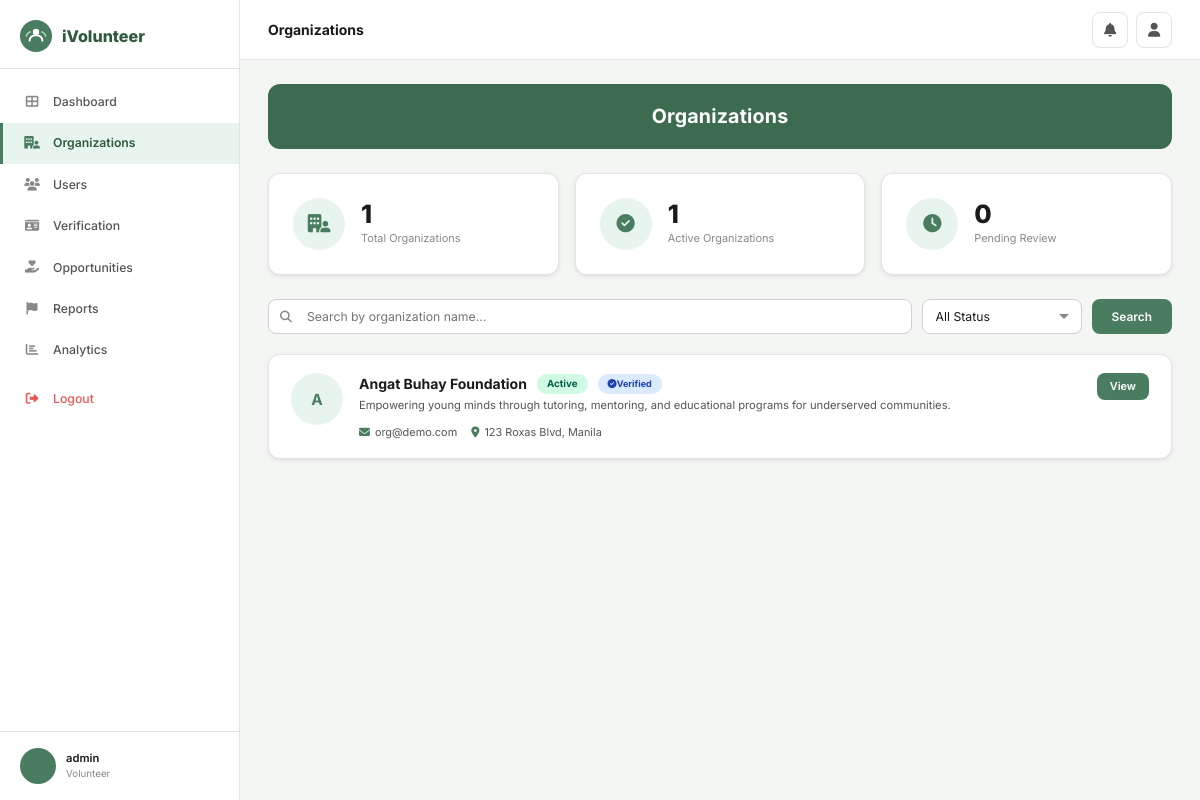
The page /admin-panel/organizations/ (signed in) on the database its author committed.
### core/models.py (models this page shows, shortened)
class User(AbstractUser):
    ROLE_CHOICES = [('volunteer','Volunteer'),('organization','Organization'),('admin','Admin')]
    STATUS_CHOICES = [('active','Active'),('pending','Pending'),('suspended','Suspended'),('inactive','Inactive')]
    role = models.CharField(max_length=20, choices=ROLE_CHOICES, default='volunteer')
    phone_number = models.CharField(max_length=20, blank=True)
    profile_picture = models.ImageField(upload_to='profile_pics/', blank=True, null=True)
    location = models.CharField(max_length=200, blank=True)
    status = models.CharField(max_length=20, choices=STATUS_CHOICES, default='active')
    is_verified = models.BooleanField(default=False)

class Organization(models.Model):
    ORG_TYPES = [('environmental','Environmental & Conservation'),('health','Health & Medical Support'),('education','Education & Youth Development'),('disaster','Disaster Relief & Humanitarian'),('community','Community & Social Welfare'),('animal','Animal Welfare'),('other','Other')]
    user = models.OneToOneField(User, on_delete=models.CASCADE, related_name='organization')
    name = models.CharField(max_length=200)
    org_type = models.CharField(max_length=30, choices=ORG_TYPES)
    description = models.TextField(blank=True)
    website = models.URLField(blank=True)
    address = models.CharField(max_length=300, blank=True)
    accreditation_doc = models.FileField(upload_to='accreditation/', blank=True, null=True)
    contact_person = models.CharField(max_length=100, blank=True)
    is_verified = models.BooleanField(default=False)
    total_events = models.PositiveIntegerField(default=0)
    total_volunteers = models.PositiveIntegerField(default=0)
    total_hours = models.PositiveIntegerField(default=0)
    rating = models.DecimalField(max_digits=3, decimal_places=2, default=0.0)
    rating_count = models.PositiveIntegerField(default=0)

### core/views.py (the view)
# urls.py: path('admin-panel/organizations/', views.admin_organizations, name='admin_organizations'),
@login_required
def admin_organizations(request):
    if not is_admin(request.user): return redirect('home')
    orgs = Organization.objects.select_related('user').all()
    q = request.GET.get('q',''); sf = request.GET.get('status','')
    if q: orgs = orgs.filter(Q(name__icontains=q)|Q(user__email__icontains=q))
    if sf: orgs = orgs.filter(user__status=sf)
    page_obj = Paginator(orgs, 10).get_page(request.GET.get('page'))
    return render(request, 'core/admin_organizations.html', {
        'page_obj': page_obj, 'q': q, 'sf': sf,
        'total': Organization.objects.count(),
        'active': Organization.objects.filter(user__status='active').count(),
        'pending': Organization.objects.filter(user__status='pending').count()})

### core/views.py (called while the page is built)
def is_admin(u): return u.is_authenticated and (u.role == 'admin' or u.is_superuser)

### core/templates/core/admin_organizations.html (shortened to what this page needs)
{% extends 'core/base.html' %}
{% block page_title %}Organizations{% endblock %}
{% block content %}
<div class="page-banner">Organizations</div>
<div style="display:grid;grid-template-columns:repeat(3,1fr);gap:16px;margin-bottom:24px">
  <div class="stat-card"><div class="stat-icon"><i class="fas fa-building-user"></i></div><div><div class="stat-val">{{ total }}</div><div class="stat-label">Total Organizations</div></div></div>
  <div class="stat-card"><div class="stat-icon"><i class="fas fa-check-circle"></i></div><div><div class="stat-val">{{ active }}</div><div class="stat-label">Active Organizations</div></div></div>
  <div class="stat-card"><div class="stat-icon"><i class="fas fa-clock"></i></div><div><div class="stat-val">{{ pending }}</div><div class="stat-label">Pending Review</div></div></div>
</div>
<div class="search-bar">
  <form method="get" style="display:flex;gap:10px;flex:1">
    <div class="search-wrap" style="flex:1">
      <i class="fas fa-search"></i>
      <input type="text" name="q" value="{{ q }}" placeholder="Search by organization name…" class="form-control" style="padding-left:38px">
    </div>
    <select name="status" class="form-control" style="width:160px">
      <option value="">All Status</option>
    </select>
    <button type="submit" class="btn btn-green">Search</button>
  </form>
</div>
{% if page_obj.object_list %}
{% for org in page_obj %}
<div class="org-list-card">
  <div class="org-list-logo">{{ org.name|first|upper }}</div>
  <div class="org-list-body">
    <div class="org-list-name">
      {{ org.name }}
      <span class="badge badge-{{ org.user.status }}">{{ org.user.get_status_display }}</span>
      {% if org.is_verified %}<span class="badge badge-completed" style="font-size:.65rem"><i class="fas fa-check-circle"></i> Verified</span>{% endif %}
    </div>
    <div class="org-list-desc">{{ org.description|default:"No description provided."|truncatewords:20 }}</div>
    <div class="org-list-meta">
      <span><i class="fas fa-envelope"></i> {{ org.user.email }}</span>
      {% if org.address %}<span><i class="fas fa-map-marker-alt"></i> {{ org.address }}</span>{% endif %}
    </div>
  </div>
  <div style="flex-shrink:0">
    <a href="{% url 'admin_org_detail' org.pk %}" class="btn btn-green btn-sm">View</a>
  </div>
</div>
{% endfor %}
{% else %}
<div class="empty-state"><i class="fas fa-building-user"></i><h3>No organizations found</h3></div>
{% endif %}
{% endblock %}

### core/templates/core/base.html (shortened to what this page needs)
<!DOCTYPE html>
<html lang="en">
<head>
<link rel="stylesheet" href="https://cdnjs.cloudflare.com/ajax/libs/font-awesome/6.5.0/css/all.min.css">
{% load static %}
</head>
<body>
{% block full_page %}
<div class="layout">
  {% if user.is_authenticated %}
  <aside class="sidebar">
    <div class="sidebar-logo">
      <span class="sidebar-logo-text">iVolunteer</span>
    </div>
    <nav class="sidebar-nav">
      {% if user.role == 'admin' or user.is_superuser %}
        <a href="{% url 'admin_dashboard' %}" class="nav-item {% if request.resolver_match.url_name == 'admin_dashboard' %}active{% endif %}">
          <i class="fas fa-th-large"></i> Dashboard
        </a>
        <a href="{% url 'admin_organizations' %}" class="nav-item {% if 'admin_org' in request.resolver_match.url_name %}active{% endif %}">
          <i class="fas fa-building-user"></i> Organizations
        </a>
        <a href="{% url 'admin_users' %}" class="nav-item {% if 'admin_user' in request.resolver_match.url_name %}active{% endif %}">
          <i class="fas fa-users"></i> Users
        </a>
        <a href="{% url 'admin_verification' %}" class="nav-item {% if 'verification' in request.resolver_match.url_name %}active{% endif %}">
          <i class="fas fa-id-card"></i> Verification
        </a>
        <a href="{% url 'admin_opportunities' %}" class="nav-item {% if 'admin_opportunities' in request.resolver_match.url_name %}active{% endif %}">
          <i class="fas fa-hand-holding-heart"></i> Opportunities
        </a>
        <a href="{% url 'admin_reports' %}" class="nav-item {% if 'report' in request.resolver_match.url_name %}active{% endif %}">
          <i class="fas fa-flag"></i> Reports
        </a>
        <a href="{% url 'admin_analytics' %}" class="nav-item {% if 'analytics' in request.resolver_match.url_name %}active{% endif %}">
          <i class="fas fa-chart-bar"></i> Analytics
        </a>
      {% endif %}
      <a href="{% url 'logout' %}" class="nav-item nav-logout" style="margin-top:8px">
        <i class="fas fa-sign-out-alt"></i> Logout
      </a>
    </nav>
    <div class="sidebar-footer">
      <div class="sidebar-user">
        <div class="s-avatar">
        </div>
        <div>
          <div class="s-user-name">{{ user.get_full_name|default:user.username }}</div>
          <div class="s-user-role">{{ user.get_role_display }}</div>
        </div>
      </div>
    </div>
  </aside>
  {% endif %}
  <main class="main">
    {% if user.is_authenticated %}
    <header class="topbar">
      <span class="topbar-title">{% block page_title %}{% endblock %}</span>
      <div class="topbar-right">
        <a href="{% url 'notifications' %}" class="icon-btn" title="Notifications">
          <i class="fas fa-bell"></i>
        </a>
        {% if user.role == 'volunteer' %}
        <a href="{% url 'vol_profile' %}" class="icon-btn"><i class="fas fa-user"></i></a>
        {% elif user.role == 'organization' %}
        <a href="{% url 'org_profile' %}" class="icon-btn"><i class="fas fa-building"></i></a>
        {% endif %}
      </div>
    </header>
    {% endif %}
    <div class="content">
      {% block content %}{% endblock %}
    </div>
  </main>
</div>
{% endblock full_page %}
</body>
</html>

### rows shown on the page
User: get_full_name "admin", role "Volunteer"
Organization: name|first "A", name "Angat Buhay Foundation", user.status "Active", is_verified True (drawn), description "Empowering young minds through tutoring, mentoring, and educational programs for underserved communities.", user.email "org@demo.com", address "123 Roxas Blvd, Manila"

### other values the page prints
{{ total }} "1"
{{ active }} "1"
{{ pending }} "0"
